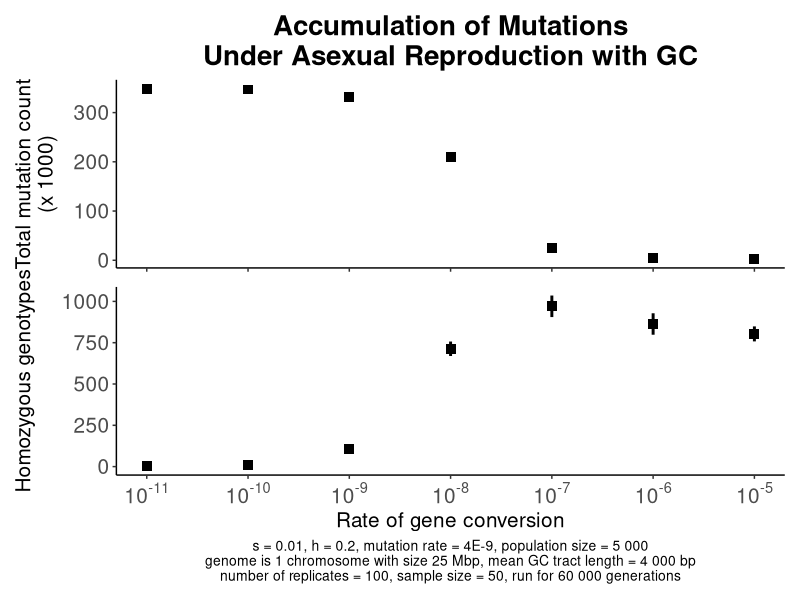

Source code (R):
library(ggplot2)
library(patchwork)
library(dplyr)
library(scales)

replicate_number=100

GC_recessive_load <- read.csv("Data_GC_recessive_load_vXII_full_60.csv")
GC_additive_load <- read.csv("Data_GC_additive_load_vXII_full_60.csv")
#GC_fixed_mutations <- read.csv("Data_GC_fixed_mutations_vXII_full.csv")

for (h_coefficient in c(0.2)) {

filename_rec_GC <- GC_recessive_load %>% filter(Dominance_coefficient == h_coefficient)
filename_add_GC <- GC_additive_load %>% filter(Dominance_coefficient == h_coefficient)
#filename_fix_GC <- GC_fixed_mutations %>% filter(Dominance_coefficient == h_coefficient)

GC_rec_max <- filename_rec_GC$Expected_recessive_load+1.96*filename_rec_GC$SD_recessive_load/sqrt(replicate_number)
GC_rec_min <- filename_rec_GC$Expected_recessive_load-1.96*filename_rec_GC$SD_recessive_load/sqrt(replicate_number)

print(GC_rec_max)

GC_add_max <- filename_add_GC$Expected_additive_load+1.96*filename_add_GC$SD_additive_load/sqrt(replicate_number)
GC_add_min <- filename_add_GC$Expected_additive_load-1.96*filename_add_GC$SD_additive_load/sqrt(replicate_number)

Plot_recessive <- ggplot()+
 	geom_point(data=filename_rec_GC, aes(x=GC_rate, y=Expected_recessive_load), size=3, shape=15)+
	geom_linerange(data=filename_rec_GC, 
			aes(x=GC_rate, 
			    ymax=GC_rec_max, 
			    ymin=GC_rec_min), size=1)+
	
	labs(y="Homozygous genotypes",
	     x="Rate of gene conversion",
	      caption=paste("s = 0.01, h = ", h_coefficient, ", mutation rate = 4E-9, population size = 5 000\ngenome is 1 chromosome with size 25 Mbp, mean GC tract length = 4 000 bp\nnumber of replicates = 100, sample size = 50, run for 60 000 generations", sep=""))+
	     
	     
	     
	 theme(panel.grid.major=element_blank(),
    	      panel.grid.minor=element_blank(),
    	      panel.background=element_blank(),
    	      axis.line = element_line(color="black"),
    	      
	      plot.caption=element_text(size=10, hjust=0.5),
	      plot.subtitle=element_text(size=15, hjust=1, face="bold"),
	      axis.title.y=element_text(size=15),
	      axis.title.x=element_text(size=15),
	      
	      axis.text.x=element_text(size=15),
	      axis.text.y=element_text(size=15),
	      
	      legend.position="none")+
	      		      
	  scale_x_log10(breaks = c(10**seq(-11, -5, 1)),
                     labels = trans_format("log10", math_format(10^.x)))
	         
Plot_additive <- ggplot()+
	geom_point(data=filename_add_GC, aes(x=GC_rate, y=Expected_additive_load/1000), size=3, shape=15)+
	geom_linerange(data=filename_add_GC, 
			aes(x=GC_rate, 
			    ymax=GC_add_max/1000, 
			    ymin=GC_add_min/1000), size=1)+
			    
	labs(x="Rate of gene conversion",
	     y="Total mutation count\n(x 1000)",
	     title="Accumulation of Mutations\nUnder Asexual Reproduction with GC")+
	
	
	theme(panel.grid.major=element_blank(),
    	      panel.grid.minor=element_blank(),
    	      panel.background=element_blank(),
    	      axis.line = element_line(color="black"),
    	      

	      plot.title=element_text(size=20, hjust=0.5, face="bold"),
	      plot.subtitle=element_text(size=15, hjust=1, face="bold"), 
	      axis.title.y=element_text(size=15),
	      axis.title.x=element_blank(),
	      
	      axis.text.x=element_blank(),
	      axis.text.y=element_text(size=15),

	      legend.background=element_rect(colour="black"))+
	
	 scale_x_log10(breaks=c(10**seq(-11, -5, 1)))

  	
Plot <- Plot_additive/Plot_recessive

plot_name <- paste("Figure_Mutation_accumulation_GC_", h_coefficient, "_vXII_full_60.png",sep="")
ggsave(filename=plot_name,
	plot=Plot,
	dpi=600)
}
